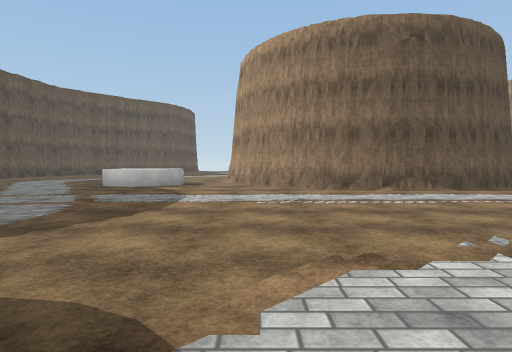
view 1 (above)

23 first-person views from a walk through a scene from a Unity 3-D project. The camera is 1.3 m above the floor, tilts 2° down and sees 75° across. The floor is counted in squares, 2 m on a side. Each view is taken from the middle of a square. On the plan, view 1 faces up. The plan holds only what a view shows up to about 10 squares ahead; the rest is blank. The place goes on beyond the plan. Surface patterns are stand-ins for the level's own textures.

view 2
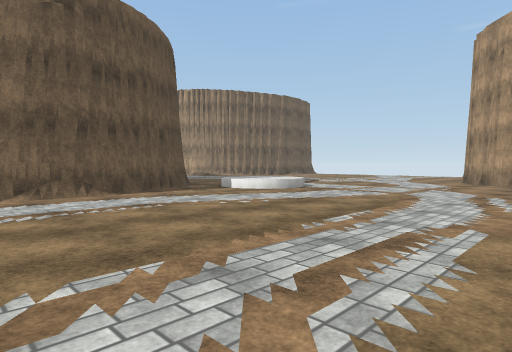

view 3
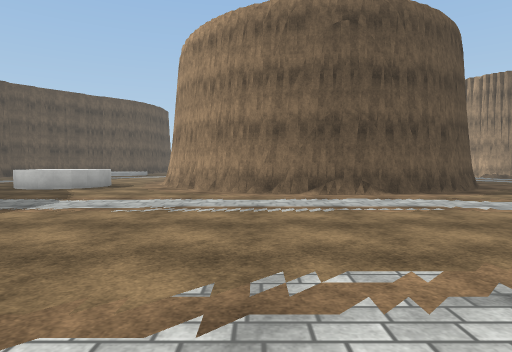

view 4
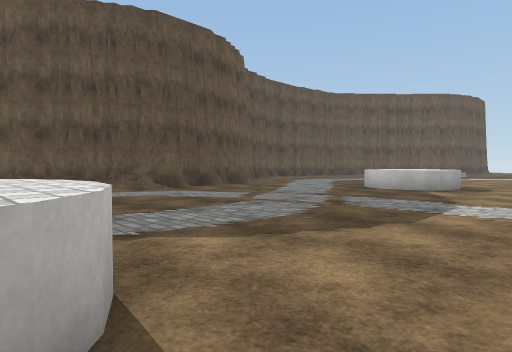

view 5
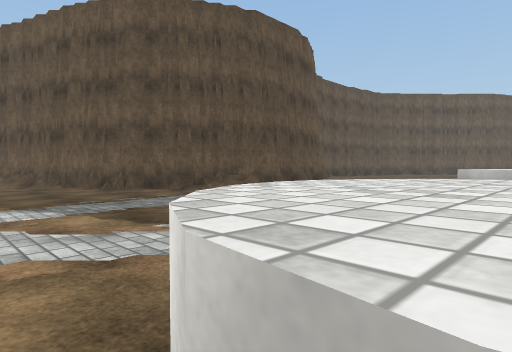

view 6
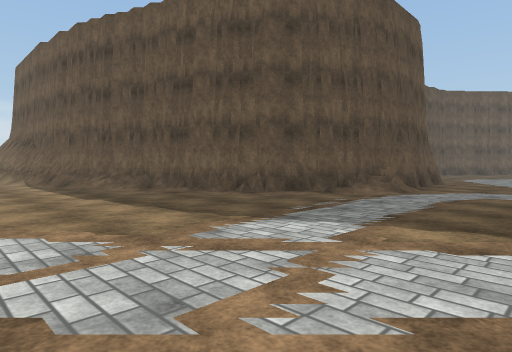

view 7
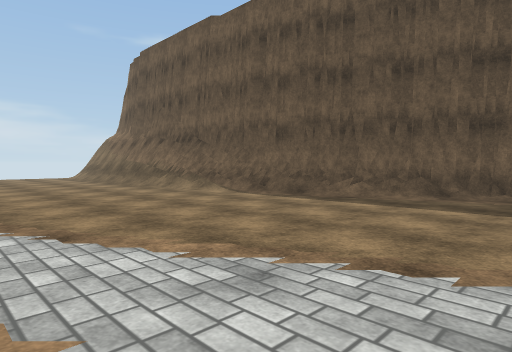

view 8
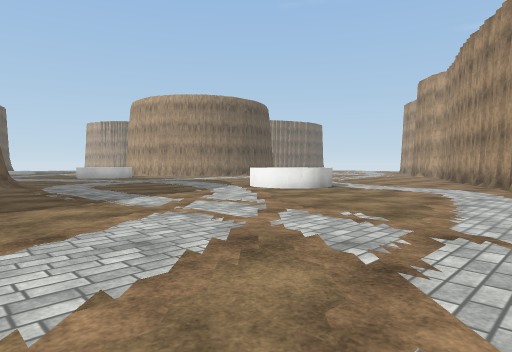

view 9
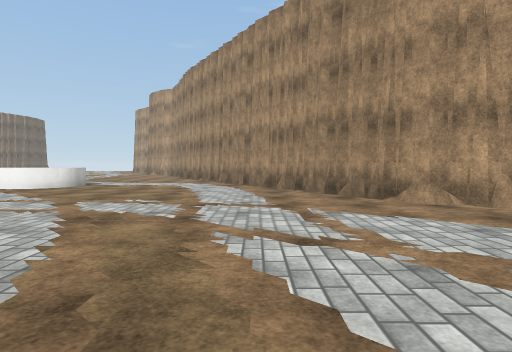

view 10
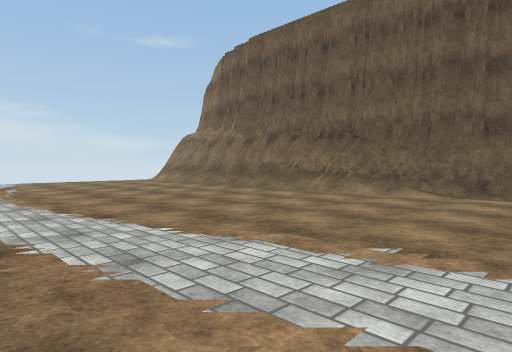

view 11
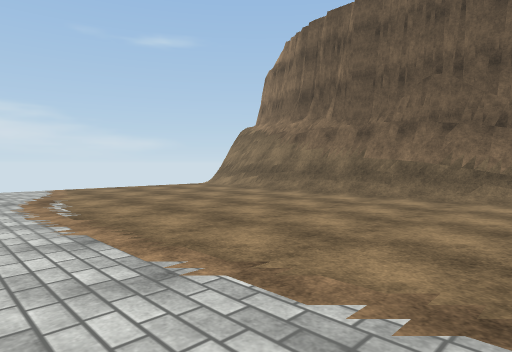

view 12
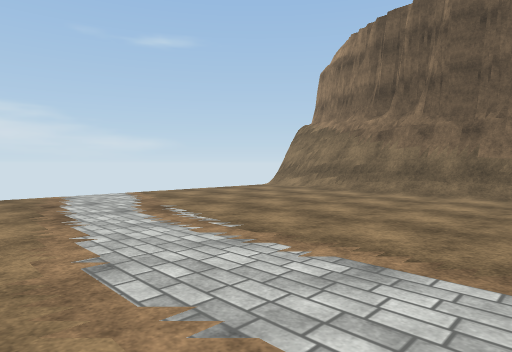

view 13
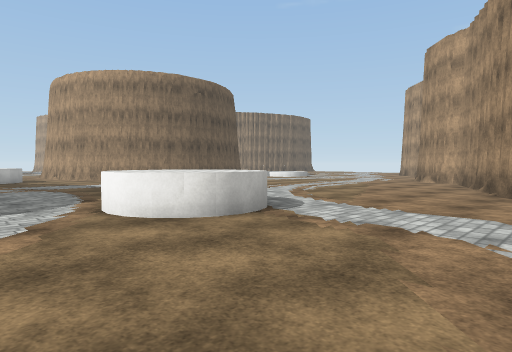

view 14
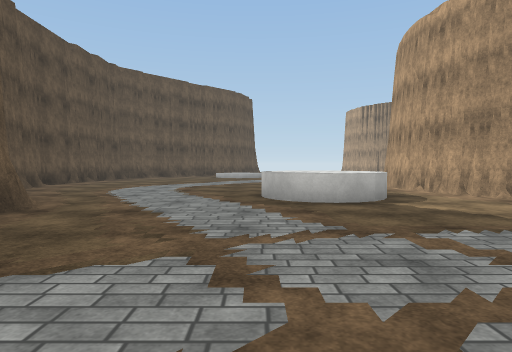

view 15
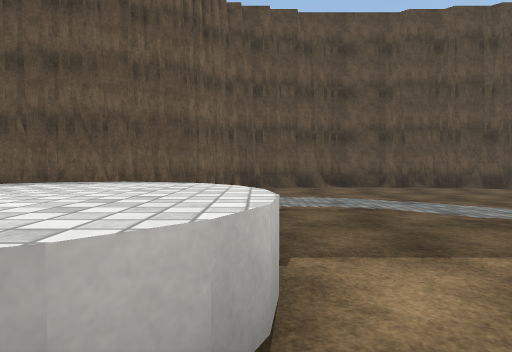

view 16
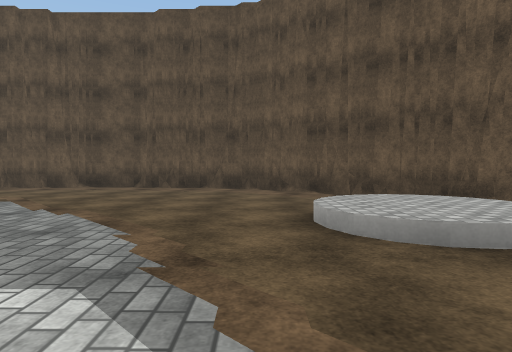

view 17
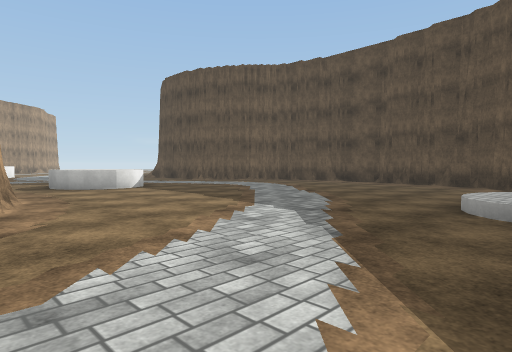

view 18
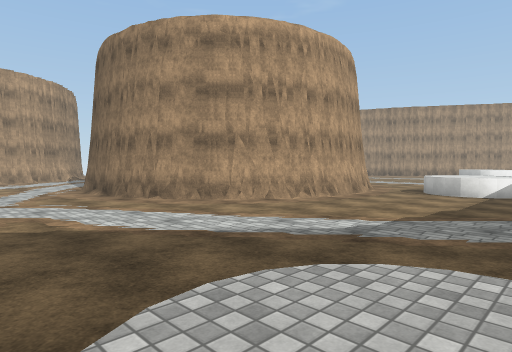

view 19
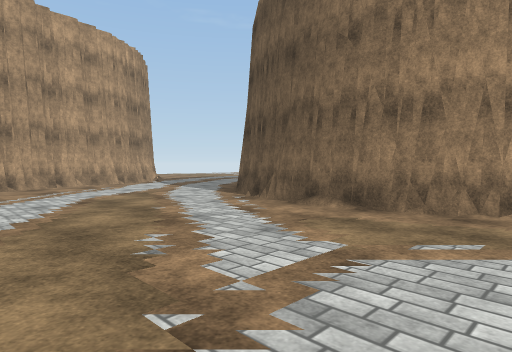

view 20
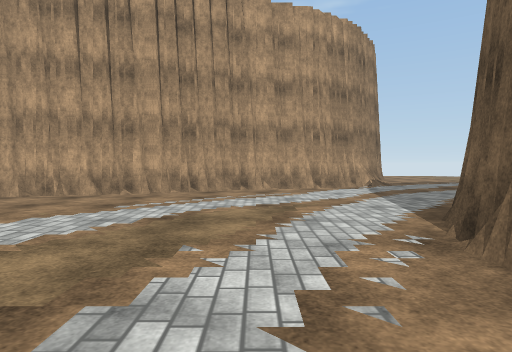

view 21
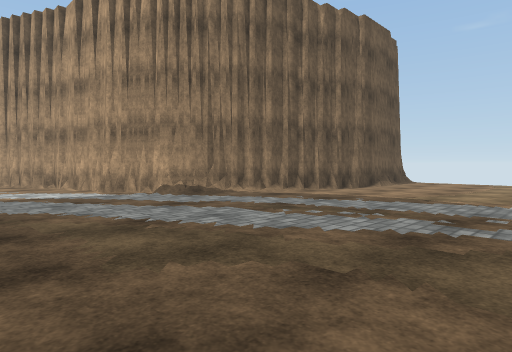

view 22
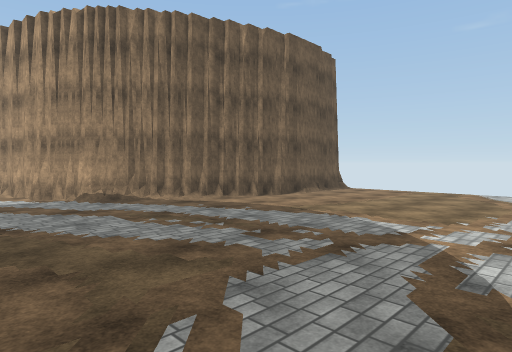

view 23
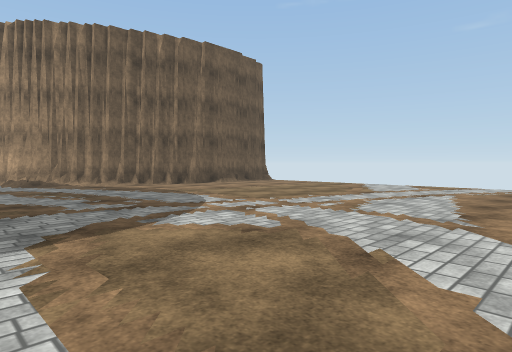

### Floor plan
Key: @ floor where view 1 was taken; # wall or solid block; . main floor; : floor 0.5 m higher than the main floor; / step, stairs or slope; ^ raised ledge.
Columns run from 27 left of view 1 to 21 right of it. Each row starts with its distance up from view 1.
 23                    ##       ..........#
 22                   ##.//...  ..........##
 21                  ##./::................#
 20                 ##../:/................#
 19                 #......................#
 18                ##............#####.....##
 17                #............##   ##.....##
 16                #...........##       .....####
 15                #...........#         .......###
 14                #..........##         ..........
 13                #..........#          ...........
 12                ##......^^.##         ............
 11                 #.....^^^..#       #.............
 10                 ##.....^^..##    ###.............
  9                  ##.........######/.  ...........
  8                   #................/::...........
  7                   #.................//...........
  6                   #..............................
  5                  ##........................
  4                  #/......................
  3                ###.......................#
  2              ###........................
  1            ###/.........^^^.......
  0 ##    ######/...........^^^@.....
 -1 /#######//........................#
 -2 ................................###
 -3 ..............................###
 -4 ............................###
 -5 ...........................##
 -6 .........................#
 -7 .............   ........##
 -8 .............    .....###
 -9   .....           ...##

Positions as (right, up) in squares from view 1, and headings:
1: (0, 0), facing up
2: (2, 1), facing up-right
3: (2, 1), facing up
4: (0, 1), facing up-left
5: (-2, -1), facing up-left
6: (-5, -3), facing up-left
7: (-11, -6), facing up-left
8: (-10, -6), facing up-right
9: (-12, -6), facing right
10: (-15, -8), facing up-left
11: (-19, -8), facing up-left
12: (-21, -9), facing up-left
13: (-5, -4), facing up-right
14: (-5, 4), facing up
15: (-2, 12), facing left
16: (-2, 19), facing left
17: (0, 21), facing down-left
18: (-6, 22), facing down-right
19: (1, 23), facing down-right
20: (3, 20), facing right
21: (9, 10), facing up-right
22: (10, 8), facing up-right
23: (11, 5), facing up-right
